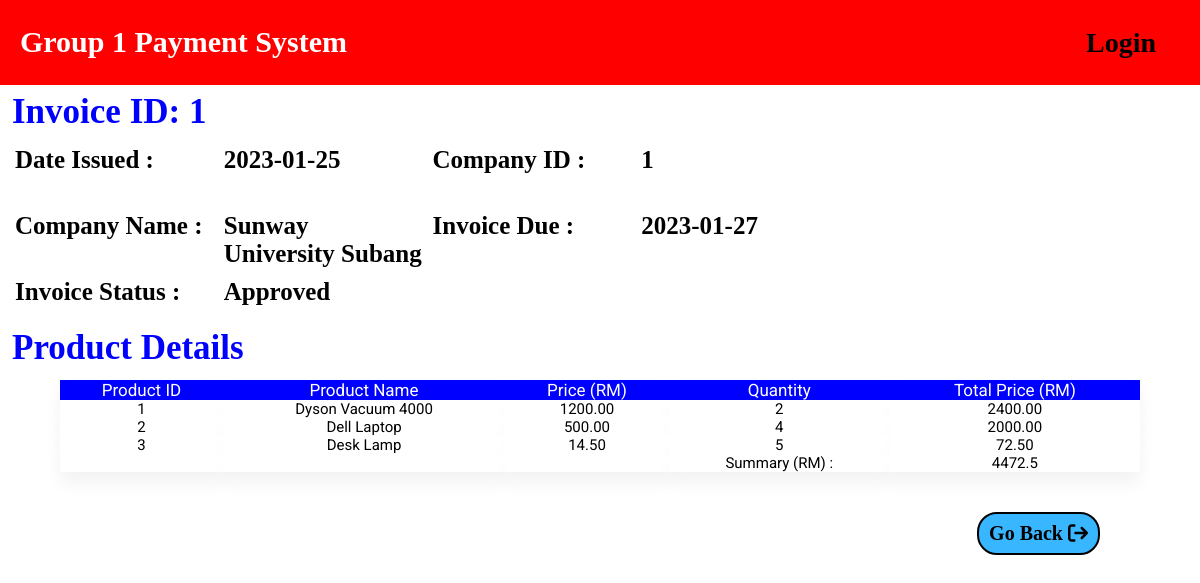
Page /accountant_invoiceDetail.php?view&invoiceID=1 on the committed database.
### tables this page shows
CREATE TABLE `invoice` (
  `invoiceID` int(10) NOT NULL,
  `dueDate` date NOT NULL,
  `issueDate` date DEFAULT NULL,
  `totalPrice` double(10,2) DEFAULT NULL,
  `invoiceStatus` enum('Approved','Pending','Expired') DEFAULT NULL,
  `vendorID` int(10) NOT NULL,
  `vmanagerID` int(10) DEFAULT NULL,
  `paymentID` int(10) DEFAULT NULL,
  `payStatus` enum('Paid','Pending') NOT NULL,
  `companyID` int(10) NOT NULL,
  `companyName` varchar(100) DEFAULT NULL
);

CREATE TABLE `product` (
  `productID` int(10) NOT NULL,
  `productName` varchar(255) NOT NULL,
  `quantity` int(10) NOT NULL,
  `price` double(10,2) NOT NULL,
  `totalPrice` double(10,2) DEFAULT NULL,
  `invoiceID` int(10) DEFAULT NULL
);

### accountant_invoiceDetail.php (the view, shortened to what this page needs)
<!DOCTYPE html>
<html lang="en">
<head>
<link rel="stylesheet" href="css/style.css">
</head>
<body>
	<header>
        <?php
		include "navigation.php";
		?>
    </header>
    <?php
    include 'connection.php';
    if(isset($_GET['view']))
    {
        $id = $_GET["invoiceID"];
        $result = mysqli_query($connect, "SELECT * FROM invoice WHERE invoiceID='$id'");
        $row = mysqli_fetch_assoc($result);
    ?>
	<div>
	    <div><h2 style ="margin-top:80px;">Invoice ID: <?php echo $row["invoiceID"]; ?></h1></div>
        <br><br>
        <div class="grid-container" style="">
            <div class="grid-item">
                <label for = "issueDate"> Date Issued : </label>
            </div>
            <div class="grid-item">
                <label><?php echo $row["issueDate"];?></label>
            </div>
            <div class="grid-item">
                <label for = "companyID"> Company ID : </label>
            </div>
            <div class="grid-item">
            <label><?php echo $row["companyID"];?></label>
            </div>
            <div class="grid-item">
                <label for = "companyName"> Company Name : </label>
            </div>
            <div class="grid-item">
            <label><?php echo $row["companyName"];?></label>
            </div>
            <div class="grid-item">
                <label for = "dueDate"> Invoice Due : </label>
            </div>
            <div class="grid-item">
                <label><?php echo $row["dueDate"];?></label>
            </div>
            <div class="grid-item">
                <label for = "invoiceStatus"> Invoice Status : </label>
            </div>
            <div class="grid-item">
            <label><?php echo $row["invoiceStatus"];?></label>
            </div>
        </div>
    </div>
        <div>
            <div> <h2 style ="margin-top:10px;" >Product Details</h2> </div>
            <div><center>
                <table style = "width : 90%">
                    <tr>
                        <th>Product ID</th>
                        <th>Product Name</th>
                        <th>Price (RM)</th>
                        <th>Quantity</th>
                        <th>Total Price (RM)</th>
                    </tr>
                    <?php
                    $products = mysqli_query($connect, "SELECT * FROM product WHERE invoiceID='$id'");
                    $totalPrice_query= mysqli_query($connect, "SELECT totalPrice FROM product WHERE invoiceID='$id'");
                    $totalPrice = 0;
                    while ($totalPrice_row = mysqli_fetch_array($totalPrice_query)){
                        $totalPrice = $totalPrice + $totalPrice_row["totalPrice"];
                    }
                    while($row = mysqli_fetch_array($products))
                    {
                    ?>
                        <tr>
                            <td><?php echo $row["productID"];?></td>
							<td><?php echo $row["productName"];?></td>
							<td><?php echo $row["price"];?></td>
							<td><?php echo $row["quantity"];?></td>
							<td><?php echo $row["totalPrice"];?></td>
                        </tr>
                    <?php
                    }
                ?>
                    <tr>
                        <td></td>
                        <td></td>
                        <td></td>
                        <td>Summary (RM) :</td>
                        <td><?php echo $totalPrice?></td>
                    </tr>
                </table>
            </center></div>
        </div>
        <button onclick="window.location.href='accountant_viewInvoice.php';" style ="background-color: #38b6ff; float:right;  margin-right:100px;" type="cancel" name= "cancel payment"> Go Back <i class="fa-solid fa-arrow-right-from-bracket"></i></button>
        <?php } ?>
</body>
</html>

### style.css (style rules this page uses)
:root { --blue:#ff0000; --black:#354046; --white:##ffffff; }
* { font-family: 'Roboto', sans-serif; margin:0;padding:0; box-sizing: border-box; border: none!important; outline: none !important; text-decoration: none!important; text-transform: capitalize; font-weight: 400; transition: all .2s linear; }
html { font-size: 62.5%; overflow-x: hidden; scroll-behavior: smooth!important; }
body { overflow-x: hidden; }
header { width:100%; position: fixed; top:0; left:0; padding:2rem 1rem; z-index:1000; background-color: #ff0000; opacity: 100%; }

### accountant_invoiceDetail.php (style rules this page uses)
h2 { margin-top:30px; font-size:35px; font-family:Agency FB; font-weight:bold; color:blue; padding:1% }
.grid-container { margin-top:-20px; display: grid; grid-template-columns: repeat(4, 1fr); grid-template-rows: repeat(2, 1fr); grid-gap: 10px; padding-left: 15px; font-size:20px; width:70%; }
.grid-item > label { font-weight:bold; font-family: Agency FB; font-size:25px; }
table { border:1px solid black; }
tr:nth-child(odd) { background-color: #D6EEEE; }
th,td, table { box-shadow: 0 10px 20px 0 rgba(0,0,0,.03); border-collapse: collapse; text-align:center; }
th { font-size:17px; background-color:#0000ff; color:white; }
td { font-size:15px; text-align:center; background-color:white; }
button { font-family: Agency FB; border: 2px solid black!important; border-width: 5px; outline-color: black; padding: 8px 10px; text-align: center; text-decoration: none; display: inline-block; margin: 40px 80px; cursor: pointer; font-weight: bold; border-radius:20px; font-size:20px; }

### rows in the picture
invoice: invoiceID "1", issueDate "2023-01-25", companyID "1", companyName "Sunway University Subang", dueDate "2023-01-27", invoiceStatus "Approved"
product: productID "1", productName "Dyson Vacuum 4000", price "1200.00", quantity "2", totalPrice "2400.00"
product: productID "2", productName "Dell Laptop", price "500.00", quantity "4", totalPrice "2000.00"
product: productID "3", productName "Desk Lamp", price "14.50", quantity "5", totalPrice "72.50"

### other values in the picture
$totalPrice "4472.5"
